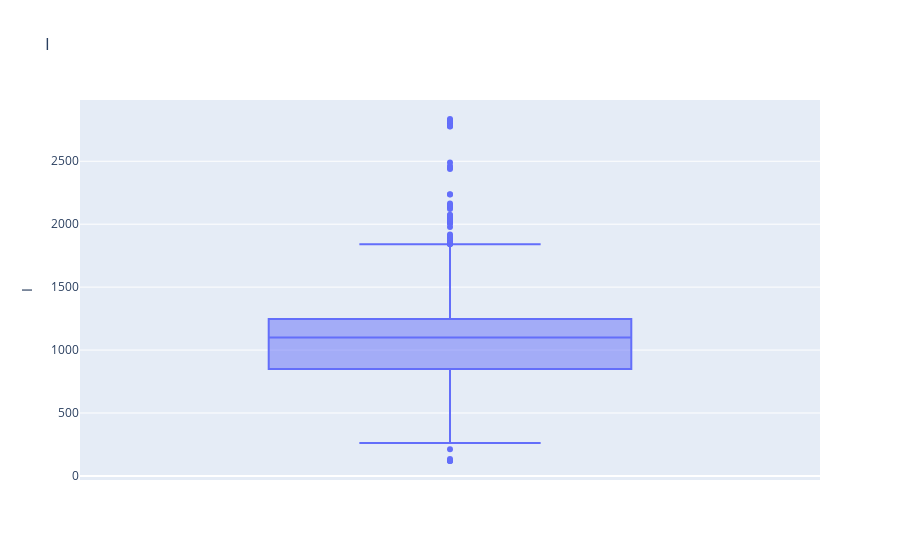
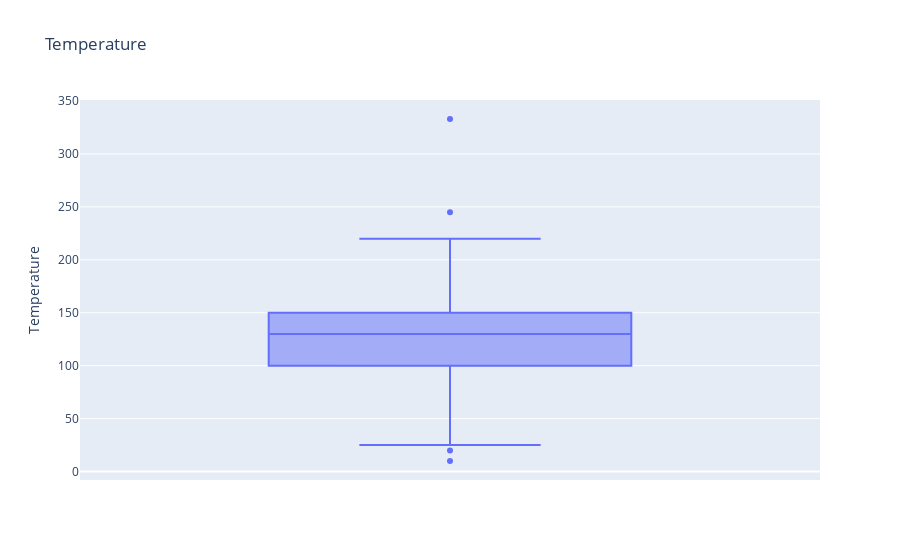
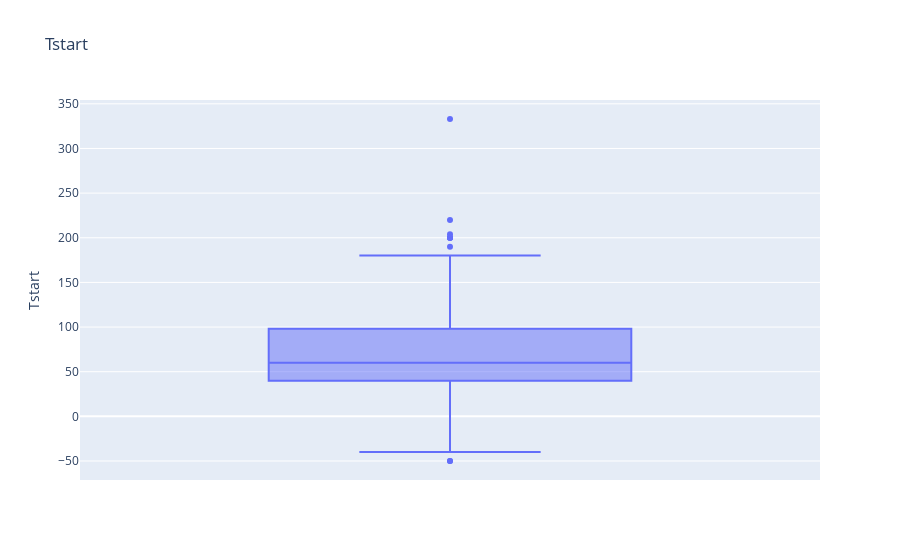
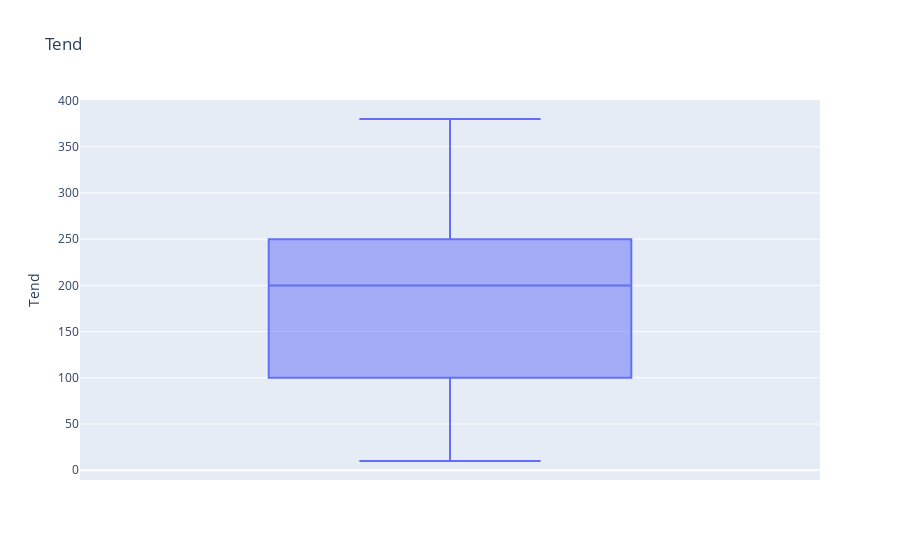

These figures' notebook cell, in order:
### Markdown cell above
Построим boxplot для каждого параметра

### Code cell
numeric_columns = list(df.select_dtypes(include=['number']).columns)

if numeric_columns:
    # Строим boxplot для каждого числового признака
    for i, col in enumerate(numeric_columns): 
        # Рассчитываем выбросы
        data = df[col].dropna()
        Q1 = data.quantile(0.25)
        Q3 = data.quantile(0.75)
        IQR = Q3 - Q1
        lower_bound = Q1 - 1.5 * IQR
        upper_bound = Q3 + 1.5 * IQR
        
        outlier_count = len(data[(data < lower_bound) | (data > upper_bound)])
        outlier_percentage = (outlier_count / len(data)) * 100
        
        # Boxplot
        fig = px.box(df, y=col, title=col)
        fig.show()

### Figure 1 — Plotly figure (JSON) as saved in the notebook; plotly's stock layout.template omitted (floating-point values rounded to 4 significant figures; data arrays with more than 128 entries replaced by an {"elided": "..."} marker saying what was removed)
{"data": [{"alignmentgroup": "True", "hovertemplate": "I=%{y}<extra></extra>", "legendgroup": "", "marker": {"color": "#636efa"}, "name": "", "notched": false, "offsetgroup": "", "orientation": "v", "showlegend": false, "type": "box", "x0": " ", "xaxis": "x", "y": {"elided": "926 float values"}, "y0": " ", "yaxis": "y"}], "layout": {"boxmode": "group", "legend": {"tracegroupgap": 0}, "title": {"text": "I"}, "xaxis": {"anchor": "y", "domain": [0, 1]}, "yaxis": {"anchor": "x", "domain": [0, 1], "title": {"text": "I"}}}}

### Figure 2 — Plotly figure (JSON) as saved in the notebook; plotly's stock layout.template omitted (floating-point values rounded to 4 significant figures; data arrays with more than 128 entries replaced by an {"elided": "..."} marker saying what was removed)
{"data": [{"alignmentgroup": "True", "hovertemplate": "Temperature=%{y}<extra></extra>", "legendgroup": "", "marker": {"color": "#636efa"}, "name": "", "notched": false, "offsetgroup": "", "orientation": "v", "showlegend": false, "type": "box", "x0": " ", "xaxis": "x", "y": {"elided": "926 float values"}, "y0": " ", "yaxis": "y"}], "layout": {"boxmode": "group", "legend": {"tracegroupgap": 0}, "title": {"text": "Temperature"}, "xaxis": {"anchor": "y", "domain": [0, 1]}, "yaxis": {"anchor": "x", "domain": [0, 1], "title": {"text": "Temperature"}}}}

### Figure 3 — Plotly figure (JSON) as saved in the notebook; plotly's stock layout.template omitted (floating-point values rounded to 4 significant figures; data arrays with more than 128 entries replaced by an {"elided": "..."} marker saying what was removed)
{"data": [{"alignmentgroup": "True", "hovertemplate": "Tstart=%{y}<extra></extra>", "legendgroup": "", "marker": {"color": "#636efa"}, "name": "", "notched": false, "offsetgroup": "", "orientation": "v", "showlegend": false, "type": "box", "x0": " ", "xaxis": "x", "y": {"elided": "926 float values"}, "y0": " ", "yaxis": "y"}], "layout": {"boxmode": "group", "legend": {"tracegroupgap": 0}, "title": {"text": "Tstart"}, "xaxis": {"anchor": "y", "domain": [0, 1]}, "yaxis": {"anchor": "x", "domain": [0, 1], "title": {"text": "Tstart"}}}}

### Figure 4 — Plotly figure (JSON) as saved in the notebook; plotly's stock layout.template omitted (floating-point values rounded to 4 significant figures; data arrays with more than 128 entries replaced by an {"elided": "..."} marker saying what was removed)
{"data": [{"alignmentgroup": "True", "hovertemplate": "Tend=%{y}<extra></extra>", "legendgroup": "", "marker": {"color": "#636efa"}, "name": "", "notched": false, "offsetgroup": "", "orientation": "v", "showlegend": false, "type": "box", "x0": " ", "xaxis": "x", "y": {"elided": "926 float values"}, "y0": " ", "yaxis": "y"}], "layout": {"boxmode": "group", "legend": {"tracegroupgap": 0}, "title": {"text": "Tend"}, "xaxis": {"anchor": "y", "domain": [0, 1]}, "yaxis": {"anchor": "x", "domain": [0, 1], "title": {"text": "Tend"}}}}
